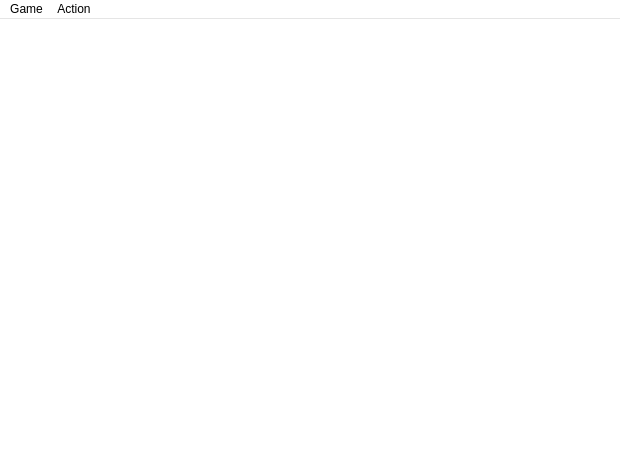
<?xml version="1.0" encoding="UTF-8"?>
<ui version="4.0">
 <class>GameBoard</class>
 <widget class="QMainWindow" name="GameBoard">
  <property name="geometry">
   <rect>
    <x>0</x>
    <y>0</y>
    <width>620</width>
    <height>459</height>
   </rect>
  </property>
  <property name="palette">
   <palette>
    <active>
     <colorrole role="WindowText">
      <brush brushstyle="SolidPattern">
       <color alpha="255">
        <red>0</red>
        <green>0</green>
        <blue>0</blue>
       </color>
      </brush>
     </colorrole>
     <colorrole role="Button">
      <brush brushstyle="SolidPattern">
       <color alpha="255">
        <red>255</red>
        <green>255</green>
        <blue>255</blue>
       </color>
      </brush>
     </colorrole>
     <colorrole role="Light">
      <brush brushstyle="SolidPattern">
       <color alpha="255">
        <red>255</red>
        <green>255</green>
        <blue>255</blue>
       </color>
      </brush>
     </colorrole>
     <colorrole role="Midlight">
      <brush brushstyle="SolidPattern">
       <color alpha="255">
        <red>255</red>
        <green>255</green>
        <blue>255</blue>
       </color>
      </brush>
     </colorrole>
     <colorrole role="Dark">
      <brush brushstyle="SolidPattern">
       <color alpha="255">
        <red>127</red>
        <green>127</green>
        <blue>127</blue>
       </color>
      </brush>
     </colorrole>
     <colorrole role="Mid">
      <brush brushstyle="SolidPattern">
       <color alpha="255">
        <red>170</red>
        <green>170</green>
        <blue>170</blue>
       </color>
      </brush>
     </colorrole>
     <colorrole role="Text">
      <brush brushstyle="SolidPattern">
       <color alpha="255">
        <red>0</red>
        <green>0</green>
        <blue>0</blue>
       </color>
      </brush>
     </colorrole>
     <colorrole role="BrightText">
      <brush brushstyle="SolidPattern">
       <color alpha="255">
        <red>255</red>
        <green>255</green>
        <blue>255</blue>
       </color>
      </brush>
     </colorrole>
     <colorrole role="ButtonText">
      <brush brushstyle="SolidPattern">
       <color alpha="255">
        <red>0</red>
        <green>0</green>
        <blue>0</blue>
       </color>
      </brush>
     </colorrole>
     <colorrole role="Base">
      <brush brushstyle="SolidPattern">
       <color alpha="255">
        <red>255</red>
        <green>255</green>
        <blue>255</blue>
       </color>
      </brush>
     </colorrole>
     <colorrole role="Window">
      <brush brushstyle="SolidPattern">
       <color alpha="255">
        <red>255</red>
        <green>255</green>
        <blue>255</blue>
       </color>
      </brush>
     </colorrole>
     <colorrole role="Shadow">
      <brush brushstyle="SolidPattern">
       <color alpha="255">
        <red>0</red>
        <green>0</green>
        <blue>0</blue>
       </color>
      </brush>
     </colorrole>
     <colorrole role="AlternateBase">
      <brush brushstyle="SolidPattern">
       <color alpha="255">
        <red>255</red>
        <green>255</green>
        <blue>255</blue>
       </color>
      </brush>
     </colorrole>
     <colorrole role="ToolTipBase">
      <brush brushstyle="SolidPattern">
       <color alpha="255">
        <red>255</red>
        <green>255</green>
        <blue>220</blue>
       </color>
      </brush>
     </colorrole>
     <colorrole role="ToolTipText">
      <brush brushstyle="SolidPattern">
       <color alpha="255">
        <red>0</red>
        <green>0</green>
        <blue>0</blue>
       </color>
      </brush>
     </colorrole>
    </active>
    <inactive>
     <colorrole role="WindowText">
      <brush brushstyle="SolidPattern">
       <color alpha="255">
        <red>0</red>
        <green>0</green>
        <blue>0</blue>
       </color>
      </brush>
     </colorrole>
     <colorrole role="Button">
      <brush brushstyle="SolidPattern">
       <color alpha="255">
        <red>255</red>
        <green>255</green>
        <blue>255</blue>
       </color>
      </brush>
     </colorrole>
     <colorrole role="Light">
      <brush brushstyle="SolidPattern">
       <color alpha="255">
        <red>255</red>
        <green>255</green>
        <blue>255</blue>
       </color>
      </brush>
     </colorrole>
     <colorrole role="Midlight">
      <brush brushstyle="SolidPattern">
       <color alpha="255">
        <red>255</red>
        <green>255</green>
        <blue>255</blue>
       </color>
      </brush>
     </colorrole>
     <colorrole role="Dark">
      <brush brushstyle="SolidPattern">
       <color alpha="255">
        <red>127</red>
        <green>127</green>
        <blue>127</blue>
       </color>
      </brush>
     </colorrole>
     <colorrole role="Mid">
      <brush brushstyle="SolidPattern">
       <color alpha="255">
        <red>170</red>
        <green>170</green>
        <blue>170</blue>
       </color>
      </brush>
     </colorrole>
     <colorrole role="Text">
      <brush brushstyle="SolidPattern">
       <color alpha="255">
        <red>0</red>
        <green>0</green>
        <blue>0</blue>
       </color>
      </brush>
     </colorrole>
     <colorrole role="BrightText">
      <brush brushstyle="SolidPattern">
       <color alpha="255">
        <red>255</red>
        <green>255</green>
        <blue>255</blue>
       </color>
      </brush>
     </colorrole>
     <colorrole role="ButtonText">
      <brush brushstyle="SolidPattern">
       <color alpha="255">
        <red>0</red>
        <green>0</green>
        <blue>0</blue>
       </color>
      </brush>
     </colorrole>
     <colorrole role="Base">
      <brush brushstyle="SolidPattern">
       <color alpha="255">
        <red>255</red>
        <green>255</green>
        <blue>255</blue>
       </color>
      </brush>
     </colorrole>
     <colorrole role="Window">
      <brush brushstyle="SolidPattern">
       <color alpha="255">
        <red>255</red>
        <green>255</green>
        <blue>255</blue>
       </color>
      </brush>
     </colorrole>
     <colorrole role="Shadow">
      <brush brushstyle="SolidPattern">
       <color alpha="255">
        <red>0</red>
        <green>0</green>
        <blue>0</blue>
       </color>
      </brush>
     </colorrole>
     <colorrole role="AlternateBase">
      <brush brushstyle="SolidPattern">
       <color alpha="255">
        <red>255</red>
        <green>255</green>
        <blue>255</blue>
       </color>
      </brush>
     </colorrole>
     <colorrole role="ToolTipBase">
      <brush brushstyle="SolidPattern">
       <color alpha="255">
        <red>255</red>
        <green>255</green>
        <blue>220</blue>
       </color>
      </brush>
     </colorrole>
     <colorrole role="ToolTipText">
      <brush brushstyle="SolidPattern">
       <color alpha="255">
        <red>0</red>
        <green>0</green>
        <blue>0</blue>
       </color>
      </brush>
     </colorrole>
    </inactive>
    <disabled>
     <colorrole role="WindowText">
      <brush brushstyle="SolidPattern">
       <color alpha="255">
        <red>127</red>
        <green>127</green>
        <blue>127</blue>
       </color>
      </brush>
     </colorrole>
     <colorrole role="Button">
      <brush brushstyle="SolidPattern">
       <color alpha="255">
        <red>255</red>
        <green>255</green>
        <blue>255</blue>
       </color>
      </brush>
     </colorrole>
     <colorrole role="Light">
      <brush brushstyle="SolidPattern">
       <color alpha="255">
        <red>255</red>
        <green>255</green>
        <blue>255</blue>
       </color>
      </brush>
     </colorrole>
     <colorrole role="Midlight">
      <brush brushstyle="SolidPattern">
       <color alpha="255">
        <red>255</red>
        <green>255</green>
        <blue>255</blue>
       </color>
      </brush>
     </colorrole>
     <colorrole role="Dark">
      <brush brushstyle="SolidPattern">
       <color alpha="255">
        <red>127</red>
        <green>127</green>
        <blue>127</blue>
       </color>
      </brush>
     </colorrole>
     <colorrole role="Mid">
      <brush brushstyle="SolidPattern">
       <color alpha="255">
        <red>170</red>
        <green>170</green>
        <blue>170</blue>
       </color>
      </brush>
     </colorrole>
     <colorrole role="Text">
      <brush brushstyle="SolidPattern">
       <color alpha="255">
        <red>127</red>
        <green>127</green>
        <blue>127</blue>
       </color>
      </brush>
     </colorrole>
     <colorrole role="BrightText">
      <brush brushstyle="SolidPattern">
       <color alpha="255">
        <red>255</red>
        <green>255</green>
        <blue>255</blue>
       </color>
      </brush>
     </colorrole>
     <colorrole role="ButtonText">
      <brush brushstyle="SolidPattern">
       <color alpha="255">
        <red>127</red>
        <green>127</green>
        <blue>127</blue>
       </color>
      </brush>
     </colorrole>
     <colorrole role="Base">
      <brush brushstyle="SolidPattern">
       <color alpha="255">
        <red>255</red>
        <green>255</green>
        <blue>255</blue>
       </color>
      </brush>
     </colorrole>
     <colorrole role="Window">
      <brush brushstyle="SolidPattern">
       <color alpha="255">
        <red>255</red>
        <green>255</green>
        <blue>255</blue>
       </color>
      </brush>
     </colorrole>
     <colorrole role="Shadow">
      <brush brushstyle="SolidPattern">
       <color alpha="255">
        <red>0</red>
        <green>0</green>
        <blue>0</blue>
       </color>
      </brush>
     </colorrole>
     <colorrole role="AlternateBase">
      <brush brushstyle="SolidPattern">
       <color alpha="255">
        <red>255</red>
        <green>255</green>
        <blue>255</blue>
       </color>
      </brush>
     </colorrole>
     <colorrole role="ToolTipBase">
      <brush brushstyle="SolidPattern">
       <color alpha="255">
        <red>255</red>
        <green>255</green>
        <blue>220</blue>
       </color>
      </brush>
     </colorrole>
     <colorrole role="ToolTipText">
      <brush brushstyle="SolidPattern">
       <color alpha="255">
        <red>0</red>
        <green>0</green>
        <blue>0</blue>
       </color>
      </brush>
     </colorrole>
    </disabled>
   </palette>
  </property>
  <property name="windowTitle">
   <string>Safari Chess</string>
  </property>
  <widget class="QWidget" name="centralWidget"/>
  <widget class="QMenuBar" name="menuBar">
   <property name="geometry">
    <rect>
     <x>0</x>
     <y>0</y>
     <width>620</width>
     <height>21</height>
    </rect>
   </property>
   <widget class="QMenu" name="menuGame">
    <property name="title">
     <string>Game</string>
    </property>
    <addaction name="actionNew"/>
   </widget>
   <widget class="QMenu" name="menuAction">
    <property name="title">
     <string>Action</string>
    </property>
    <addaction name="actionUndo"/>
   </widget>
   <addaction name="menuGame"/>
   <addaction name="menuAction"/>
  </widget>
  <action name="actionNew">
   <property name="text">
    <string>New</string>
   </property>
  </action>
  <action name="actionUndo">
   <property name="text">
    <string>Undo</string>
   </property>
  </action>
 </widget>
 <layoutdefault spacing="6" margin="11"/>
 <resources/>
 <connections/>
</ui>
